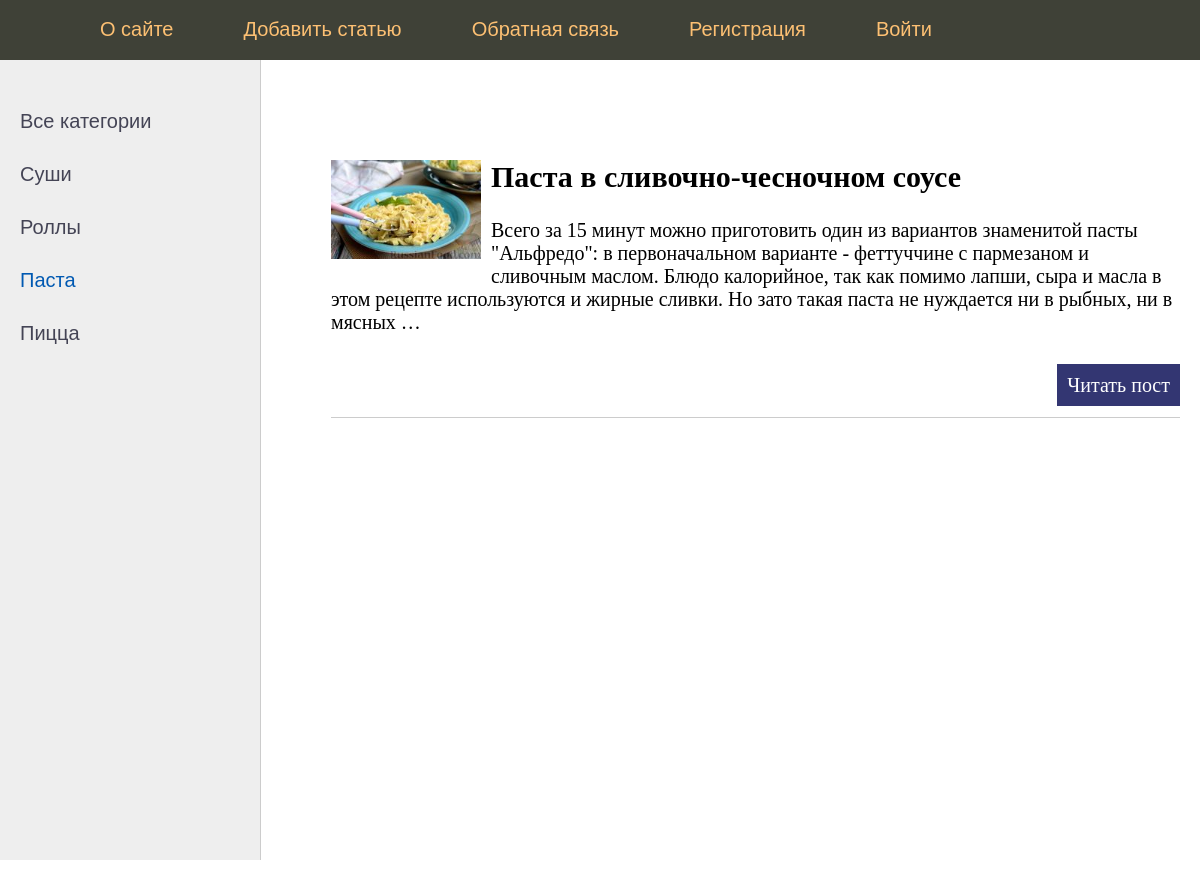
Screenshot of /category/3/ with the database file from the repository.
### app/models.py (models this page shows, shortened)
class Category(models.Model):
    name = models.CharField(max_length=100, db_index=True)
    def get_absolute_url(self):
        return reverse('category', kwargs={'cat_id': self.pk})

class Bake(models.Model):
    title = models.CharField(max_length=255)
    content = models.TextField(blank=True)
    photo = models.ImageField(upload_to="photos/%Y/%m/%d/")
    time_create = models.DateTimeField(auto_now=True)
    time_update = models.DateTimeField(auto_now=True)
    is_published = models.BooleanField(default=True)
    cat = models.ForeignKey('Category', on_delete=models.PROTECT, null=True)

### app/views.py (the view)
# urls.py: path('category/<int:cat_id>/', show_category, name='category'),
def show_category(request, cat_id):
    post = Bake.objects.filter(cat_id=cat_id)
    cats = Category.objects.all()
    data = {
        'post': post,
        'cats': cats,
        'menu': menu,
        'title': 'Отображение по рубрикам',
        'cat_selected': cat_id,
    }
    return render(request, 'index.html', context=data)

### templates/index.html (shortened to what this page needs)
{% extends 'base.html' %}
{% block content %}
<ul class="list-articles">
    {% for p in post %}
    {% if p.photo %}
        <p><img class="img-article-left thumb" src="{{p.photo.url}}"></p>
    {% endif %}
     <li><h2>{{p.title}}</h2>
    {% autoescape on %}
    {{p.content|linebreaks|truncatewords:50}}
     {% endautoescape %}
            <p class="link-read-post"> <a href="{% url 'post' p.pk %}"> Читать пост</a> </p>
    </li>
    {% endfor %}
</ul>
{% endblock %}

### templates/base.html (shortened to what this page needs)
{% load static %}
<!DOCTYPE html>
<html>
<head>
	<link type="text/css" href="{% static 'css/styles.css' %}" rel="stylesheet" />
</head>
<body>
<table class="table-page" border=0 cellpadding="0" cellspacing="0">
<tr><td valign=top>
{% block mainmenu %}
		<div class="header">
			<ul id="mainmenu" class="mainmenu">
				<li class="logo"> <a href="{% url 'home' %}"><div class="logo"></div> </a></li>
{% for m in menu %}
			<li class="last"><a href="{% url m.url_name %}">{{m.title}}</a></li>
{% endfor %}
			</ul>
		</div>
{% endblock mainmenu %}
<table class="table-content" border=0 cellpadding="0" cellspacing="0">
<tr>
	<td valign="top" class="left-chapters">
	<ul id="leftchapters">
	{% if cat_selected == 0 %}
		<li class="selected">Все категории</li>
	{% else %}
		<li> <a href="{% url 'home' %}">Все категории</a></li>
	{% endif %}
{% for c in cats %}
		{% if c.pk == cat_selected %}
		<li class="selected">{{c.name}}</li>
		{% else %}
		<li><a href="{{c.get_absolute_url }}">{{c.name}}</a></li>
		{% endif %}
{% endfor %}
	</ul>
</td>
<td valign="top" class="content">
	<div class="content-text">
{% block content %}
{% endblock %}
	</div>
</body>
</html>

### static/css/styles.css (style rules this page uses)
html, body { font-family: 'Arial'; margin: 0; padding: 0; height: 100%; width: 100%; color: #444; }
a { color: #0062b2; text-decoration: none; }
img { max-width: 600px; height: auto; }
img.img-article-left { max-width: 300px; height: auto; float: left; padding: 0 10px 10px 0; }
img.img-article-left.thumb { max-width: 150px; height: auto; }
p.link-read-post { text-align: right; }
p.link-read-post a { padding: 10px; min-width: 100px; background: #333672; color: #fff; text-decoration: none; }
ul.list-articles { list-style: none; margin: 0; padding: 0; }
ul.list-articles li { border-bottom: 1px solid #ccc; }
.table-page { width: 100%; height: 100%; vertical-align: top; }
.table-page tr { height: 100%; }
.header { background: #3F4137; height: 60px; }
.logo { background: url('..images/logo.png') no-repeat 10px 5px; width: 70px; height: 60px; }
ul.mainmenu { list-style: none; margin: 0; padding: 0; height: 60px; color: #fdc073; font-size: 20px; overflow: hidden; }
ul.mainmenu li { float: left; margin: 18px 40px 0 30px; }
ul.mainmenu li.logo { margin: 0; }
ul.mainmenu li.last { float: left; }
ul.mainmenu li a { color: #fdc073; text-decoration: none; }
.table-content { width: 100%; min-height: 100%; height: 100%; }
.left-chapters { margin: 0; background: #eee; border-right: 1px solid #ccc; min-height: 100%; }
.left-chapters ul { width: 230px; min-height: 100%; margin: 0; padding: 20px 10px 10px 20px; list-style: none; font-size: 20px; }
.left-chapters ul li { margin: 30px 0 0 0; color: #999; }
.left-chapters ul li.selected { color: #0059b2; }
.left-chapters ul li a { color: #445; text-decoration: none; }
.content { padding: 40px 20px 20px 40px; width: 100%; box-sizing: border-box; }
.content-text { margin: 60px 0 0 30px; color: #000; font-size: 20px; font-family: Yandex Sans Display Light; }

### rows the page displays
Category: name "Суши"
Category: name "Роллы"
Category: name "Паста"
Category: name "Пицца"
Bake: photo (picture), title "Паста в сливочно-чесночном соусе", content "Всего за 15 минут можно приготовить один из вариантов знаменитой пасты \"Альфредо\": в первоначальном варианте - феттуччине с пармезаном и сливочным маслом. Блюдо калорийное, так как помимо лапши, сыра и масла в этом рецепте используются и жирные сливки. Но зато такая паста не нуждается ни в рыбных, ни в мясных …"

### other values shown
{{ m.title }} "О сайте" "Добавить статью" "Обратная связь" "Регистрация" "Войти"
